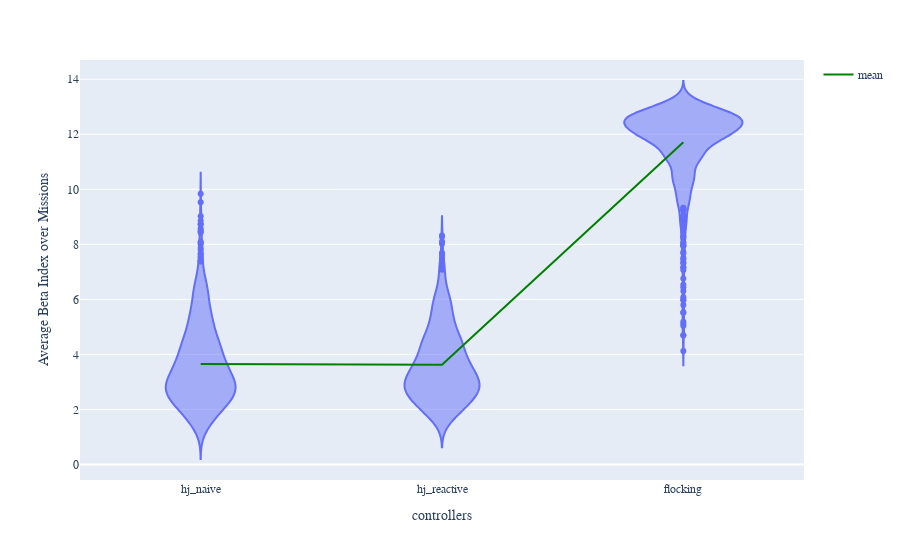

This figure's notebook cell:
### Markdown cell above
+ Beta Index

### Code cell
beta_index_avg_dic = {"hj_naive": metrics_hj_naive["Average Beta Index"],
                      "hj_reactive": metrics_hj_reactive["Average Beta Index"],
                      "flocking": metrics_hj_flocking["Average Beta Index"]}
beta_index_avg_df = pd.DataFrame(beta_index_avg_dic)
fig_beta = px.violin(beta_index_avg_df)
mean_trace = go.Scatter(
    x=beta_index_avg_df.columns,
    y=beta_index_avg_df.mean(),
    mode='lines',
    line=dict(color='green', width=2),
    showlegend=True,
    name="mean"
)
fig_beta.add_trace(mean_trace)
# Add custom x and y labels
fig_beta.update_layout(
    xaxis_title="controllers",
    yaxis_title="Average Beta Index over Missions"
)
fig_beta.show()

### Figure 1 — Plotly figure (JSON) as saved in the notebook; plotly's stock layout.template omitted (floating-point values rounded to 4 significant figures; data arrays with more than 128 entries replaced by an {"elided": "..."} marker saying what was removed)
{"data": [{"alignmentgroup": "True", "box": {"visible": false}, "hovertemplate": "variable=%{x}<br>value=%{y}<extra></extra>", "legendgroup": "", "marker": {"color": "#636efa"}, "name": "", "offsetgroup": "", "orientation": "v", "scalegroup": "True", "showlegend": false, "type": "violin", "x": {"elided": "2940 str values"}, "x0": " ", "xaxis": "x", "y": {"elided": "2940 float values"}, "y0": " ", "yaxis": "y"}, {"line": {"color": "green", "width": 2}, "mode": "lines", "name": "mean", "showlegend": true, "type": "scatter", "x": ["hj_naive", "hj_reactive", "flocking"], "y": [3.653, 3.623, 11.71]}], "layout": {"legend": {"tracegroupgap": 0}, "margin": {"t": 60}, "violinmode": "group", "xaxis": {"anchor": "y", "domain": [0, 1], "title": {"text": "controllers"}}, "yaxis": {"anchor": "x", "domain": [0, 1], "title": {"text": "Average Beta Index over Missions"}}}}
